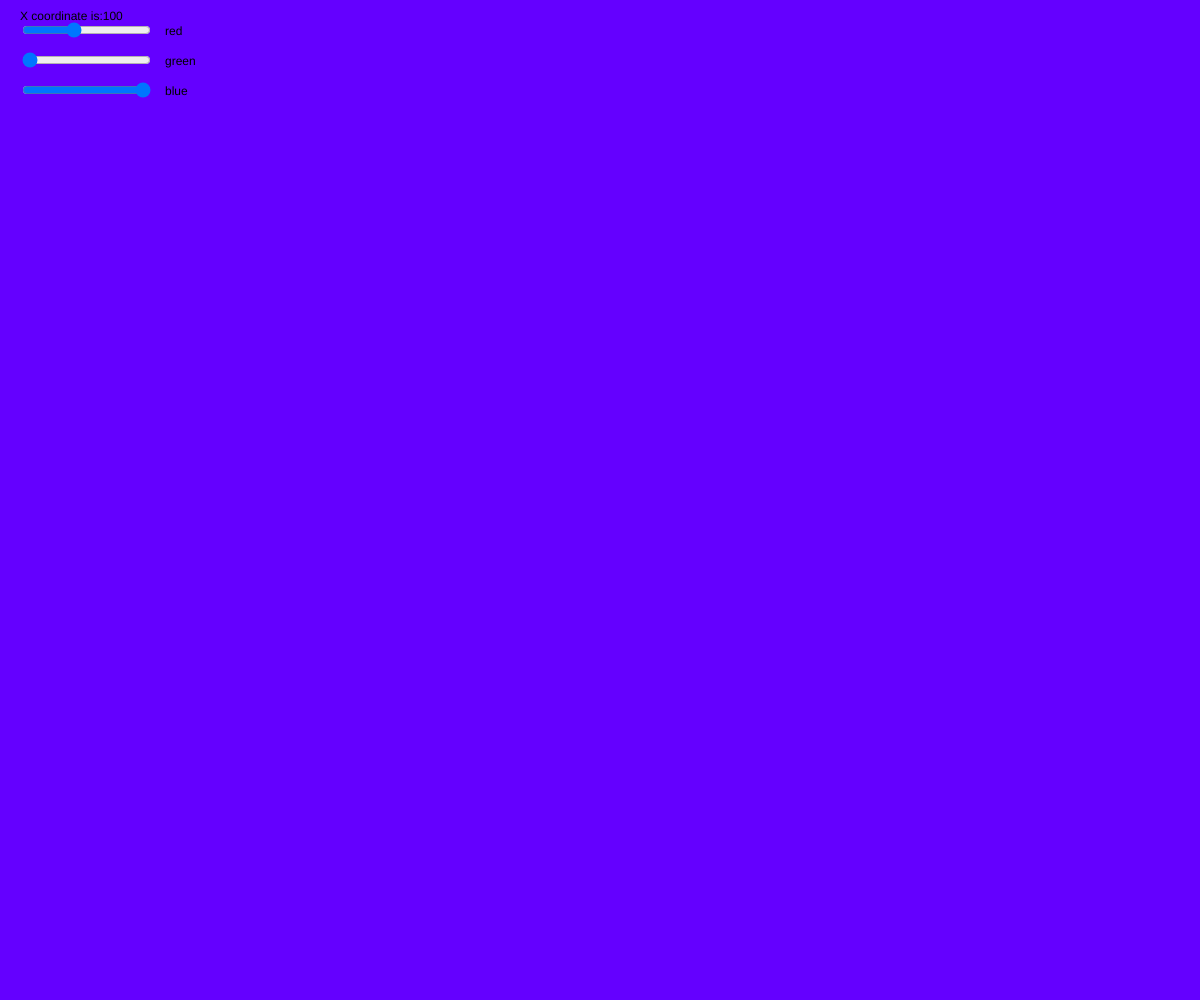
Frame 1 (no input)
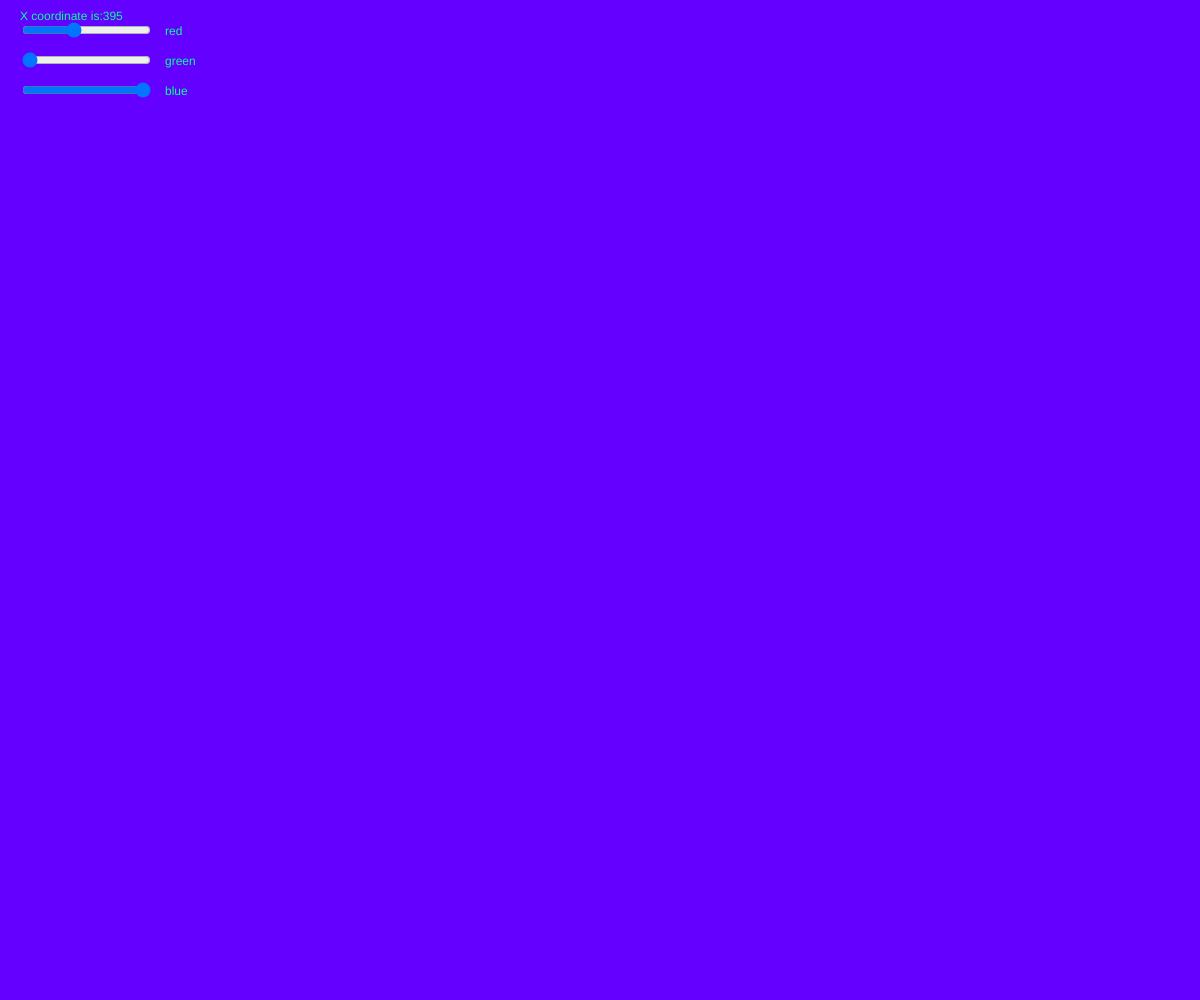
Frame 60 (no input)
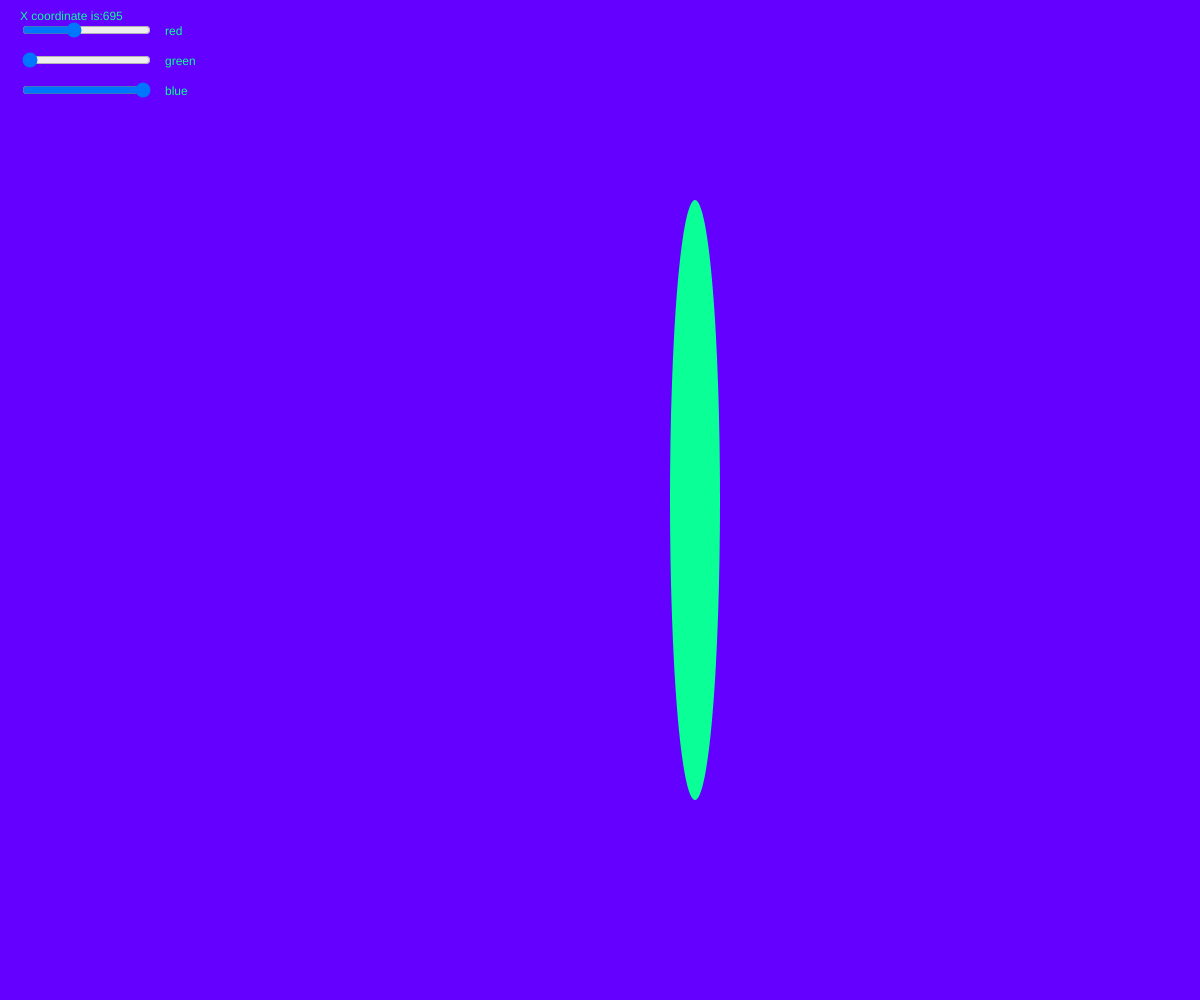
Frame 120 (the mouse pressed at the canvas centre since frame 60)

The p5.js sketch that drew these frames (run headless with seeded random() and noise() and a simulated clock; from frame 60 on, the mouse is pressed at the canvas centre):

// p5.js sketch
// ── sketch.js
var x=100;
var y=150;
var speed = 5;
var c;
var rSlider, gSlider, bSlider;

function setup() {
createCanvas(windowWidth,windowHeight);
c= color(10,255,150);

  // create sliders
  rSlider = createSlider(0, 255, 100);
  rSlider.position(20, 20);
  gSlider = createSlider(0, 255, 0);
  gSlider.position(20, 50);
  bSlider = createSlider(0, 255, 255);
  bSlider.position(20, 80);
}

function draw() {
  var r = rSlider.value();
  var g = gSlider.value();
  var b = bSlider.value();
  background(r, g, b);
  text("red", 165, 35);
  text("green", 165, 65);
  text("blue", 165, 95);

    text("X coordinate is:" + x,20,20);
    
noStroke();
fill(c);


 
ellipse(x,mouseY,50,mouseX);
if(x >= width-25){
 speed = -speed;

 c=color(random(255),random(255),random(255));
}
if (x<=25){
  speed = -speed
   c=color(random(255),random(255),random(255));

}
x = x + speed;
}

function keyPressed() {if (key === 'a') {
    c = 255;
    console.log("a");
  } else {
    c = 255;
  }
}
